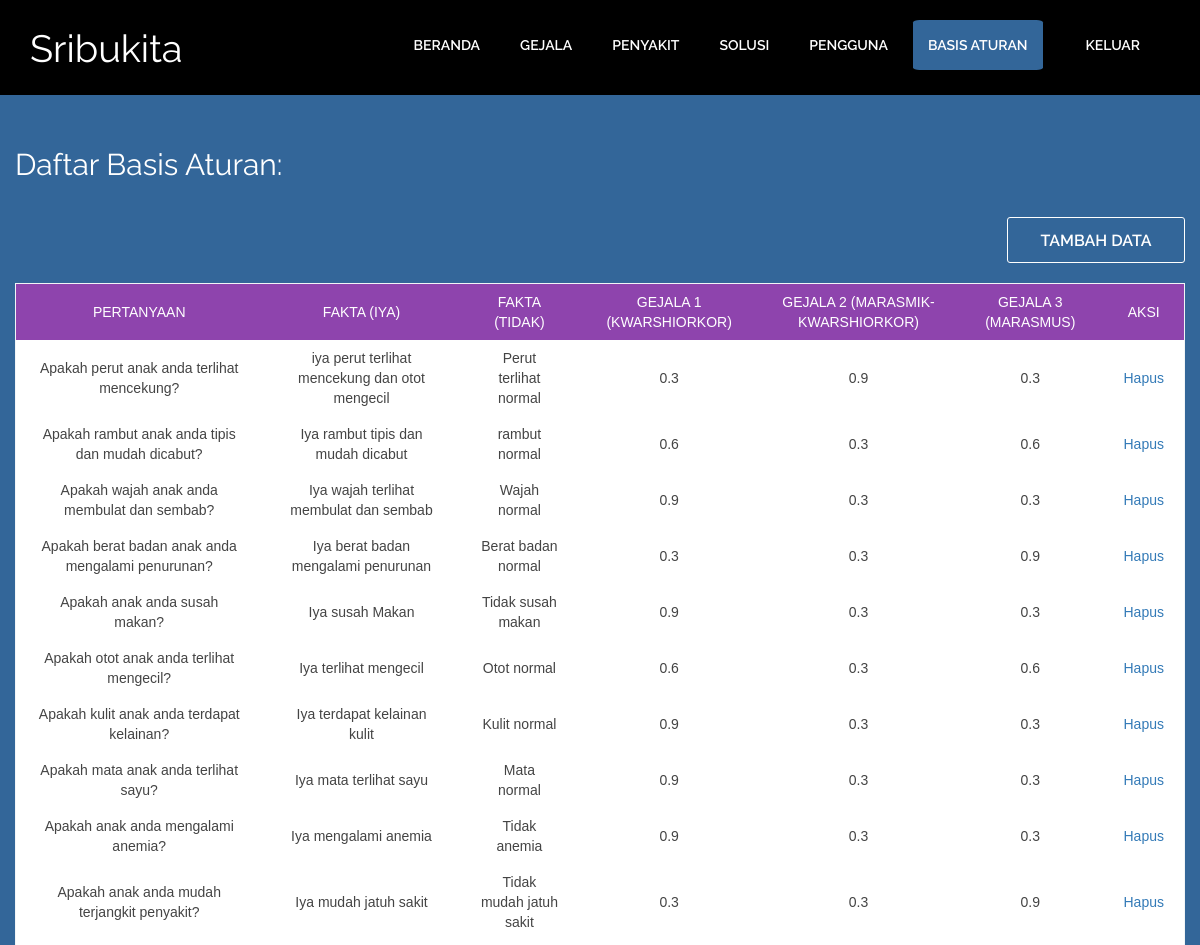
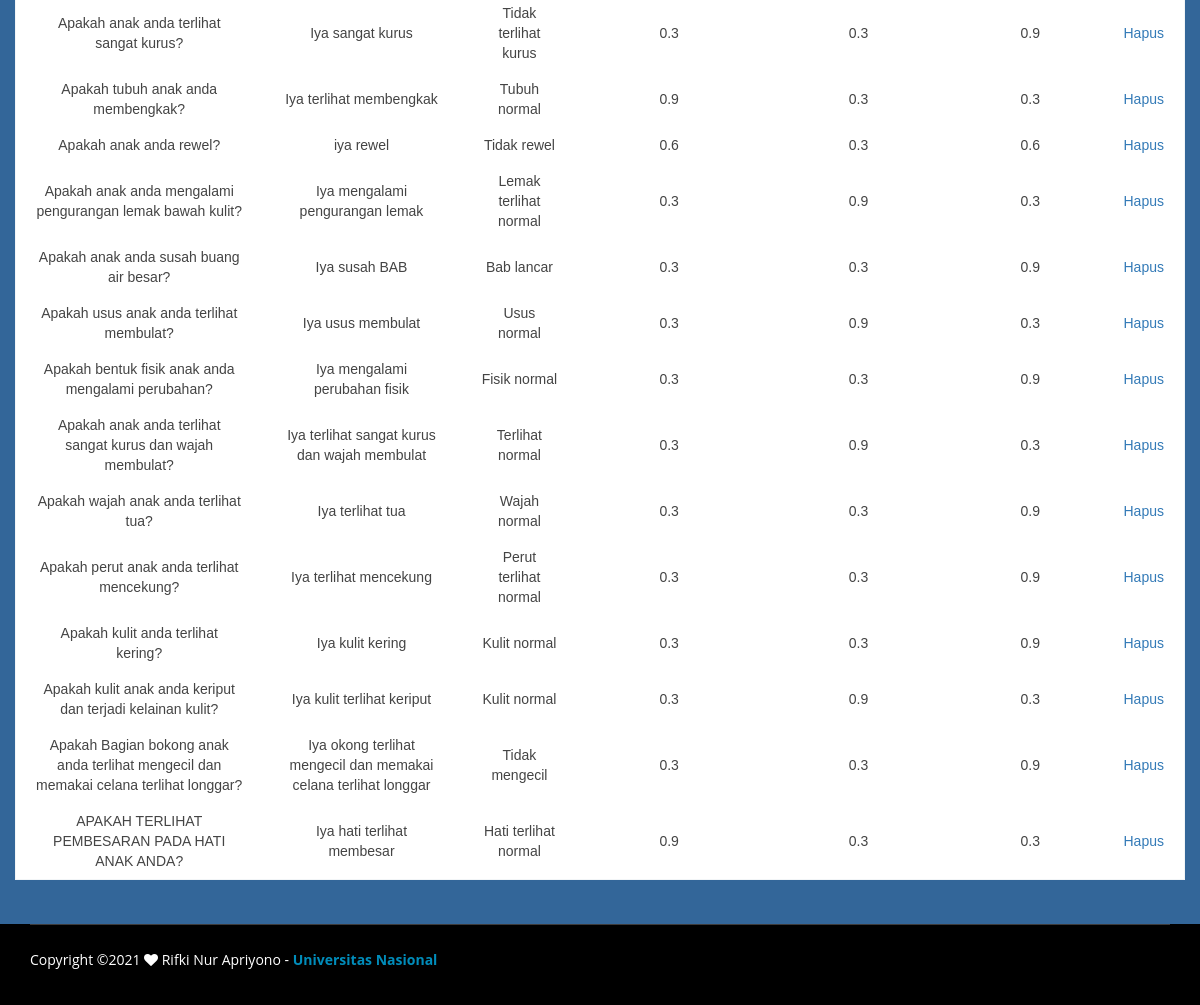
The page /admin/basis_aturan.php (signed in) on the database its author committed (2 pictures, top to bottom).
### tables this page shows
CREATE TABLE `basis_aturan` (
  `id_gejala` varchar(10) DEFAULT NULL,
  `pertanyaan` varchar(300) DEFAULT NULL,
  `fakta_ya` varchar(150) DEFAULT NULL,
  `fakta_tidak` varchar(150) DEFAULT NULL,
  `kwarshiorkor` double NOT NULL,
  `marasmik-kwarshiorkor` double NOT NULL,
  `marasmus` double NOT NULL,
  `rute` varchar(10) NOT NULL,
  `status` varchar(10) NOT NULL,
  `id_penyakit` int(10) DEFAULT NULL
);

### admin/basis_aturan.php (the view, shortened to what this page needs)
<!doctype html>
<?php include_once '../config.php'; ?>
<html style="background:#000;">
<head>
    <link href="../css/bootstrap.min.css" rel="stylesheet" type="text/css">
    <link href="../css/style.css" rel="stylesheet" type="text/css">
    <link href="../css/table.css" rel="stylesheet" type="text/css">
    <link href="../css/font-awesome.css" rel="stylesheet" type="text/css">
    <link href="../css/animate.css" rel="stylesheet" type="text/css">
</head>
<body>
<header id="header_wrapper">
<div class="container">
<div class="header_box">
    <div class="logo">
    <h2 class="ff">Sribukita</h2></div>
<nav class="navbar navbar-inverse" role="navigation">
<div id="main-nav" class="collapse navbar-collapse navStyle">
    <ul class="nav navbar-nav" id="mainNav">
        <li><a href="index.php">Beranda</a></li>
        <li><a href="gejala.php">Gejala</a></li>
        <li><a href="penyakit.php">Penyakit</a></li>
        <li><a href="solusi.php">Solusi</a></li>
        <li><a href="pengguna.php">Pengguna</a></li>
        <li class="active"><a href="#">Basis Aturan</a></li>
        <li><a href="../keluar.php">Keluar</a></li>
    </ul>
</div>
</nav>
</div>
</div>
</header>
<section id="beranda" class="top_cont_outer">
<div class="hero_wrapper">
<div class="container">
<div class="beranda">
<div class="row">
<div>
<div class="top_left_cont zoomIn wow animated">
    <h2>Daftar Basis Aturan:</h2>
    <div align="right"><a href="b_tambah.php" class="read_more2">TAMBAH DATA</a></div>
    <br>
		<?php
        $sql = 'SELECT * FROM basis_aturan';
        $query = mysqli_query($con, $sql);
        echo '<table class="table1">
		<thead>
			<tr>
				<th>PERTANYAAN</th>
				<th>FAKTA (IYA)</th>
				<th>FAKTA (TIDAK)</th>
				<th>GEJALA 1 (KWARSHIORKOR)</th>
				<th>GEJALA 2 (MARASMIK-KWARSHIORKOR)</th>
				<th>GEJALA 3 (MARASMUS)</th>
				<th>AKSI</th>
			</tr>
		</thead>
		<tbody>';
        while ($row = mysqli_fetch_array($query)){
        echo '<tr>
			<td>'.$row['pertanyaan'].'</td>
			<td>'.$row['fakta_ya'].'</td>
			<td>'.$row['fakta_tidak'].'</td>
			<td>'.$row['kwarshiorkor'].'</td>
			<td>'.$row['marasmik-kwarshiorkor'].'</td>
			<td>'.$row['marasmus'].'</td>
			<td>
            <a href="b_hapus.php?id_basisaturan='.$row['id_gejala'].'">Hapus</a>
            </td>
		</tr>';
        }
        echo '
        </tbody>
        </table>';
        ?>
</div>
</div>
</div>
</div>
</div>
</div>
</section>
<footer class="footer_wrapper" id="contact_periksa">
<div class="container">
<div class="footer_bottom">
    Copyright ©<?php echo date("Y"); ?> <i class="fa fa-heart pulse"></i> Rifki Nur Apriyono - <b><a style="color: #008cba" href="https://www.unas.ac.id/" target="_blank">Universitas Nasional</a></b>
</div>
</div>
</footer>
</body>
</html>

### css/style.css (style rules this page uses)
ul { list-style: none; }
a, a:hover, a:active { outline: 0px !important; }
body { font-family: 'Open Sans', sans-serif; font-size: 14px; font-weight: normal; color: #fff; margin: 0; }
h2 { font-size: 38px; color: #000000; font-family: 'Raleway', sans-serif; font-weight: normal; margin: 0px 0 25px 0; text-align: center; }
#header_wrapper { background: #000; padding: 20px 0px 0px 0px; }
.header_box { position: relative; }
.logo { float: left; margin-top: 8px; position: relative; z-index: 2; }
.navbar-inverse { background-color: transparent; border-color: transparent; }
.navbar { border: 0px solid #fff; min-height: 40px; margin-bottom: 0px; }
.navbar-inverse .navbar-nav > li > a { color: #FFF; }
.navStyle { float: right; }
.navStyle ul { list-style: none; padding: 0px; }
.navStyle ul li { display: inline-block; margin: 0 5px; }
.navStyle ul li:first-child { ; }
.navStyle ul li:last-child { margin: 0 0 0 23px; }
.navStyle ul li a { display: block; font-size: 14px; color: #000000; font-family: 'Raleway', sans-serif; text-decoration: none; text-transform: uppercase; font-weight: 600; transition: all 0.2s ease-in-out; -moz-transition: all 0.2s ease-in-out; -webkit-transition: all 0.2s ease-in-out; }
.navbar-inverse .navbar-nav > .active > a, .navbar-inverse .navbar-nav > .active > a:hover, .navbar-inverse .navbar-nav > .active > a:focus { color: #fff; background-color: #336699; border-radius:5%; }
.top_cont_outer { background: #336699; position: relative; }
.beranda { position: relative; }
.top_left_cont { padding: 44px 0; }
.top_left_cont h2 { font-size: 30px; color: #FFF; line-height: 52px; margin: 0 0 26px 0; font-family: 'Raleway', sans-serif; text-align: justify; }
a.read_more2 { font-family: 'Raleway', sans-serif; display: block; font-size: 16px; width: 178px; height: 46px; line-height: 46px; border-radius: 3px; text-align: center; text-transform: uppercase; font-weight: 600; transition: all 0.2s ease-in-out; -moz-transition: all 0.2s ease-in-out; -webkit-transition: all 0.2s ease-in-out; background: transparent; color: #fff; border: 1px solid #fff; }
.footer_wrapper { background: #000000; }
.footer_bottom { border-top: 1px solid #3C3A3A; padding: 25px 0; }
#contact_periksa { padding: 0px 0 10px; }

### css/table.css (style rules this page uses)
.table1 { font-family: sans-serif; color: #444; border-collapse: collapse; width: 100%; border: 1px solid #f2f5f7; }
.table1 tr th { background: #8e44ad; color: #fff; font-weight: normal; }
.table1, th, td { background: #fff; color: #444; padding: 8px 20px; text-align: center; }
.table1 tr:nth-child(even) { background-color: #f2f2f2; }

### admin/basis_aturan.php (style rules this page uses)
.ff { color: #fff; }

### rows shown on the page
basis_aturan: pertanyaan "Apakah perut anak anda terlihat mencekung?", fakta_ya "iya perut terlihat mencekung dan otot mengecil", fakta_tidak "Perut terlihat normal", kwarshiorkor "0.3", value "0.9", marasmus "0.3"
basis_aturan: pertanyaan "Apakah rambut anak anda tipis dan mudah dicabut?", fakta_ya "Iya rambut tipis dan mudah dicabut", fakta_tidak "rambut normal", kwarshiorkor "0.6", value "0.3", marasmus "0.6"
basis_aturan: pertanyaan "Apakah wajah anak anda membulat dan sembab?", fakta_ya "Iya wajah terlihat membulat dan sembab", fakta_tidak "Wajah normal", kwarshiorkor "0.9", value "0.3", marasmus "0.3"
basis_aturan: pertanyaan "Apakah berat badan anak anda mengalami penurunan?", fakta_ya "Iya berat badan mengalami penurunan", fakta_tidak "Berat badan normal", kwarshiorkor "0.3", value "0.3", marasmus "0.9"
basis_aturan: pertanyaan "Apakah anak anda susah makan?", fakta_ya "Iya susah Makan", fakta_tidak "Tidak susah makan", kwarshiorkor "0.9", value "0.3", marasmus "0.3"
basis_aturan: pertanyaan "Apakah otot anak anda terlihat mengecil?", fakta_ya "Iya terlihat mengecil", fakta_tidak "Otot normal", kwarshiorkor "0.6", value "0.3", marasmus "0.6"
basis_aturan: pertanyaan "Apakah kulit anak anda terdapat kelainan?", fakta_ya "Iya terdapat kelainan kulit", fakta_tidak "Kulit normal", kwarshiorkor "0.9", value "0.3", marasmus "0.3"
basis_aturan: pertanyaan "Apakah mata anak anda terlihat sayu?", fakta_ya "Iya mata terlihat sayu", fakta_tidak "Mata normal", kwarshiorkor "0.9", value "0.3", marasmus "0.3"
basis_aturan: pertanyaan "Apakah anak anda mengalami anemia?", fakta_ya "Iya mengalami anemia", fakta_tidak "Tidak anemia", kwarshiorkor "0.9", value "0.3", marasmus "0.3"
basis_aturan: pertanyaan "Apakah anak anda mudah terjangkit penyakit?", fakta_ya "Iya mudah jatuh sakit", fakta_tidak "Tidak mudah jatuh sakit", kwarshiorkor "0.3", value "0.3", marasmus "0.9"
basis_aturan: pertanyaan "Apakah anak anda terlihat sangat kurus?", fakta_ya "Iya sangat kurus", fakta_tidak "Tidak terlihat kurus", kwarshiorkor "0.3", value "0.3", marasmus "0.9"
basis_aturan: pertanyaan "Apakah tubuh anak anda membengkak?", fakta_ya "Iya terlihat membengkak", fakta_tidak "Tubuh normal", kwarshiorkor "0.9", value "0.3", marasmus "0.3"
basis_aturan: pertanyaan "Apakah anak anda rewel?", fakta_ya "iya rewel", fakta_tidak "Tidak rewel", kwarshiorkor "0.6", value "0.3", marasmus "0.6"
basis_aturan: pertanyaan "Apakah anak anda mengalami pengurangan lemak bawah kulit?", fakta_ya "Iya mengalami pengurangan lemak", fakta_tidak "Lemak terlihat normal", kwarshiorkor "0.3", value "0.9", marasmus "0.3"
basis_aturan: pertanyaan "Apakah anak anda susah buang air besar?", fakta_ya "Iya susah BAB", fakta_tidak "Bab lancar", kwarshiorkor "0.3", value "0.3", marasmus "0.9"
basis_aturan: pertanyaan "Apakah usus anak anda terlihat membulat?", fakta_ya "Iya usus membulat", fakta_tidak "Usus normal", kwarshiorkor "0.3", value "0.9", marasmus "0.3"
basis_aturan: pertanyaan "Apakah bentuk fisik anak anda mengalami perubahan?", fakta_ya "Iya mengalami perubahan fisik", fakta_tidak "Fisik normal", kwarshiorkor "0.3", value "0.3", marasmus "0.9"
basis_aturan: pertanyaan "Apakah anak anda terlihat sangat kurus dan wajah membulat?", fakta_ya "Iya terlihat sangat kurus dan wajah membulat", fakta_tidak "Terlihat normal", kwarshiorkor "0.3", value "0.9", marasmus "0.3"
basis_aturan: pertanyaan "Apakah wajah anak anda terlihat tua?", fakta_ya "Iya terlihat tua", fakta_tidak "Wajah normal", kwarshiorkor "0.3", value "0.3", marasmus "0.9"
basis_aturan: pertanyaan "Apakah perut anak anda terlihat mencekung?", fakta_ya "Iya terlihat mencekung", fakta_tidak "Perut terlihat normal", kwarshiorkor "0.3", value "0.3", marasmus "0.9"
basis_aturan: pertanyaan "Apakah kulit anda terlihat kering?", fakta_ya "Iya kulit kering", fakta_tidak "Kulit normal", kwarshiorkor "0.3", value "0.3", marasmus "0.9"
basis_aturan: pertanyaan "Apakah kulit anak anda keriput dan terjadi kelainan kulit?", fakta_ya "Iya kulit terlihat keriput", fakta_tidak "Kulit normal", kwarshiorkor "0.3", value "0.9", marasmus "0.3"
basis_aturan: pertanyaan "Apakah Bagian bokong anak anda terlihat mengecil dan memakai celana terlihat longgar?", fakta_ya "Iya okong terlihat mengecil dan memakai celana terlihat longgar", fakta_tidak "Tidak mengecil", kwarshiorkor "0.3", value "0.3", marasmus "0.9"
basis_aturan: pertanyaan "APAKAH TERLIHAT PEMBESARAN PADA HATI ANAK ANDA?", fakta_ya "Iya hati terlihat membesar", fakta_tidak "Hati terlihat normal", kwarshiorkor "0.9", value "0.3", marasmus "0.3"
